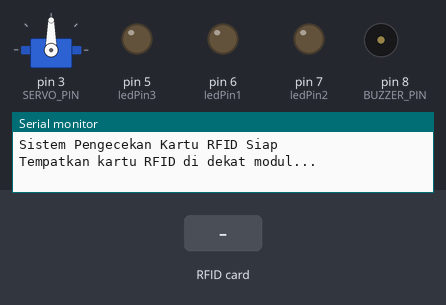
Bench run of a sketch on a simulated Arduino Uno, built with avr-gcc and run on an emulated ATmega328P. On the bench: servo, output pins drawn as LEDs (lit = HIGH), buzzer (waves = sounding), the last lines printed to the serial monitor. Inputs (shaded band) come from the test bench. Pins used as bus, display or sensor lines are not drawn.

Above: at 1.2 s.
1.3 s: RFID card 5E 7A 19 C4 held to the reader
At 1.52 s:
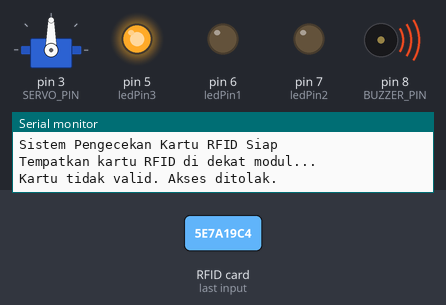
At 3.2 s:
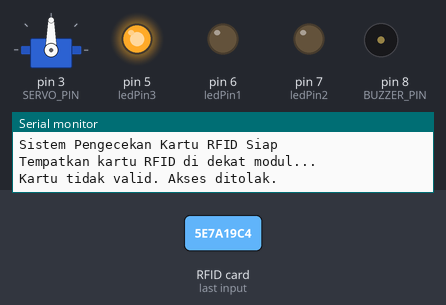
Timing chart, 0 to 4.7 s (numbered marks = the images above; inputs shaded):
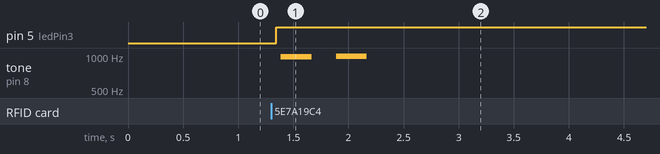

The sketch:

rfid-1.ino
```cpp
#include <SPI.h>
#include <MFRC522.h>
#include <Servo.h>

#define SS_PIN 10
#define RST_PIN 9
MFRC522 mfrc522(SS_PIN, RST_PIN);
const int ledPin1 = 6;  // LED 1 terhubung ke pin 2 Arduino
const int ledPin2 = 7;  // LED 1 terhubung ke pin 2 Arduino
const int ledPin3 = 5;  // LED 1 terhubung ke pin 2 Arduino
#define BUZZER_PIN 8    // Hubungkan buzzer ke pin 8 pada Arduino
#define SERVO_PIN 3     // Hubungkan servo ke pin 3 pada Arduino

Servo servoMotor;
bool isDoorOpen = false;

void setup() {
  Serial.begin(9600);
  SPI.begin();
  mfrc522.PCD_Init();
  pinMode(BUZZER_PIN, OUTPUT);   // Atur pin buzzer sebagai OUTPUT
  servoMotor.attach(SERVO_PIN);  // Inisialisasi servo pada pin 3
  Serial.println("Sistem Pengecekan Kartu RFID Siap");
  Serial.println("Tempatkan kartu RFID di dekat modul...");
  Serial.println();
  pinMode(ledPin1, OUTPUT);
  pinMode(ledPin2, OUTPUT);
  pinMode(ledPin3, OUTPUT);
}

void loop() {
  // Reset kartu
  mfrc522.PICC_HaltA();
  mfrc522.PCD_StopCrypto1();

  // Cari kartu RFID
  if (!mfrc522.PICC_IsNewCardPresent() || !mfrc522.PICC_ReadCardSerial()) {
    delay(50);
    if (isDoorOpen) {
      Serial.println("Tempelkan kartu Anda.");
      isDoorOpen = false;
      digitalWrite(ledPin1, LOW);
      digitalWrite(ledPin2, HIGH);
      digitalWrite(ledPin3, LOW);
      servoOpen();  // Buka palang otomatis menggunakan servo
    }

    return;
  }

  // Baca UID kartu
  String uid = "";
  for (byte i = 0; i < mfrc522.uid.size; i++) {
    uid.concat(String(mfrc522.uid.uidByte[i] < 0x10 ? "0" : ""));
    uid.concat(String(mfrc522.uid.uidByte[i], HEX));
  }
  uid.toUpperCase();

  // Ganti UID kartu sesuai dengan UID kartu yang ingin Anda cek
  String kartuUID = "XXXXXXXX";  // Ganti XXXXXXXX dengan UID kartu yang ingin Anda cek

  if (uid == kartuUID) {
    digitalWrite(ledPin1, HIGH);
    digitalWrite(ledPin2, LOW);
    digitalWrite(ledPin3, LOW);
    servoOpen();          // Buka palang otomatis menggunakan servo
    servoCloseDelayed();  // Tunggu 10 detik sebelum menutup palang otomatis menggunakan servo
    Serial.println("Kartu terdeteksi. Akses diberikan.");

    buzzerOn();  // Nyalakan buzzer jika kartu terdeteksi

    delay(2000);  // Tahan palang terbuka selama 5 detik (bisa disesuaikan)

    buzzerOff();  // Matikan buzzer
    isDoorOpen = true;

  } else {
    Serial.println("Kartu tidak valid. Akses ditolak.");
    digitalWrite(ledPin3, HIGH);
    digitalWrite(ledPin2, LOW);
    playTone(1000, 250);  // Frekuensi: 1000 Hz, Durasi: 250 ms
    delay(250);           // Jeda 250 ms antara dua bunyi

    // Bunyi kedua "bib"
    playTone(1000, 250);  // Frekuensi: 1000 Hz, Durasi: 250 ms
    delay(500);
  }

  delay(2000);  // Beri sedikit jeda sebelum mencoba membaca kartu berikutnya
}

void buzzerOn() {
  digitalWrite(BUZZER_PIN, HIGH);  // Nyalakan buzzer
}

void buzzerOff() {
  digitalWrite(BUZZER_PIN, LOW);  // Matikan buzzer
}

void servoOpen() {
  servoMotor.write(0);  // Menggerakkan servo ke posisi terbuka (bisa disesuaikan)
}

void servoCloseDelayed() {
  delay(1000);           // Jeda 10 detik sebelum menutup pintu
  servoMotor.write(80);  // Menggerakkan servo ke posisi tertutup (bisa disesuaikan)
}

void playTone(int frequency, int duration) {
  int period = 1000000 / frequency;  // Hitung periode dalam mikrodetik
  int pulse = period / 2;            // Hitung setengah periode, untuk menghasilkan gelombang kotak

  for (long i = 0; i < duration * 1000L; i += period) {
    // Nada HIGH
    digitalWrite(BUZZER_PIN, HIGH);
    delayMicroseconds(pulse);

    // Nada LOW
    digitalWrite(BUZZER_PIN, LOW);
    delayMicroseconds(pulse);
  }
}
```

Measured:
- after the input at 1.3 s, pin 5 (ledPin3): LOW → HIGH at once; tone on pin 8 (BUZZER_PIN): silent → 987 Hz after 0.09 s, → silent 0.28 s later, → 993 Hz 0.22 s later, → silent 0.28 s later
